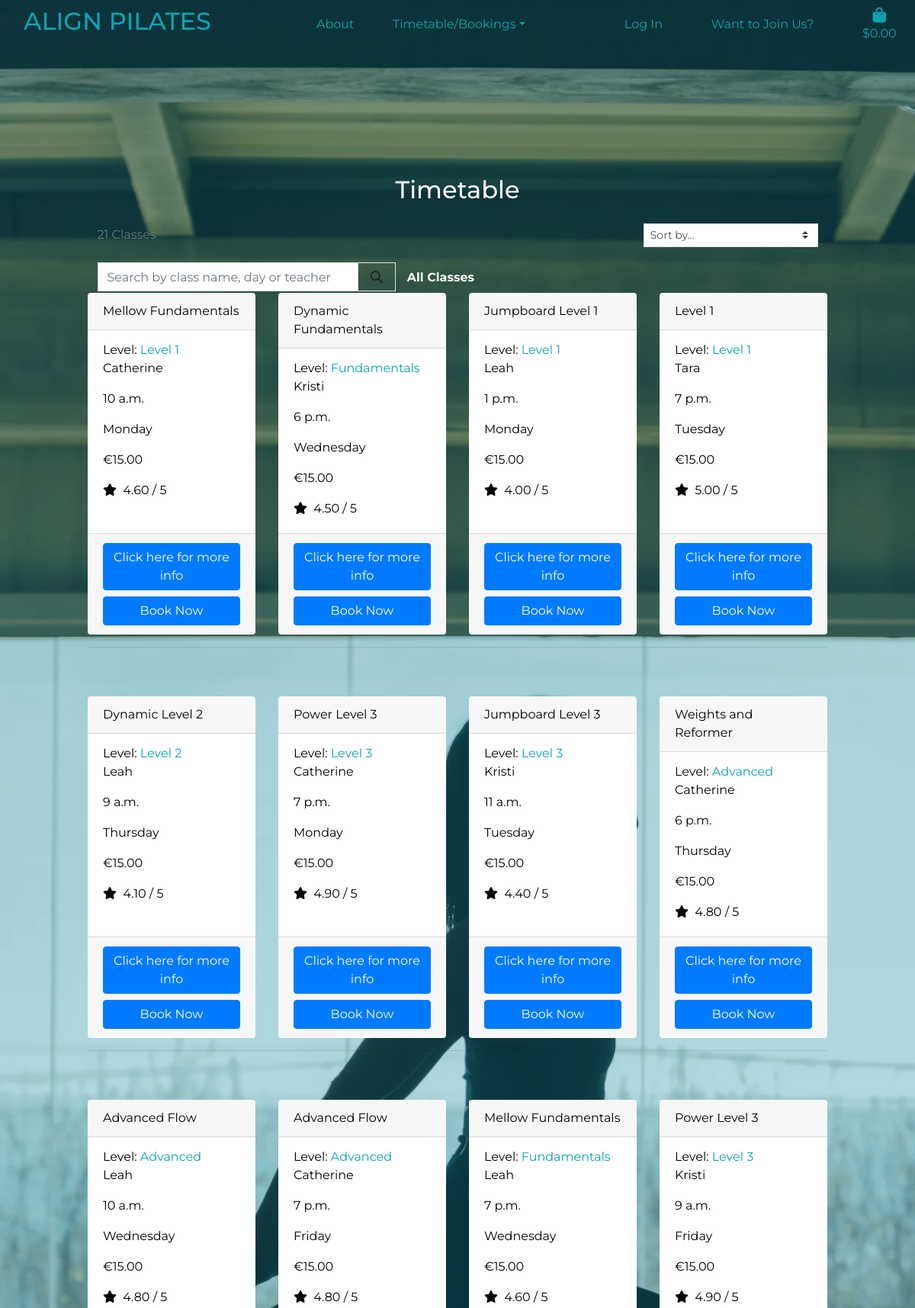
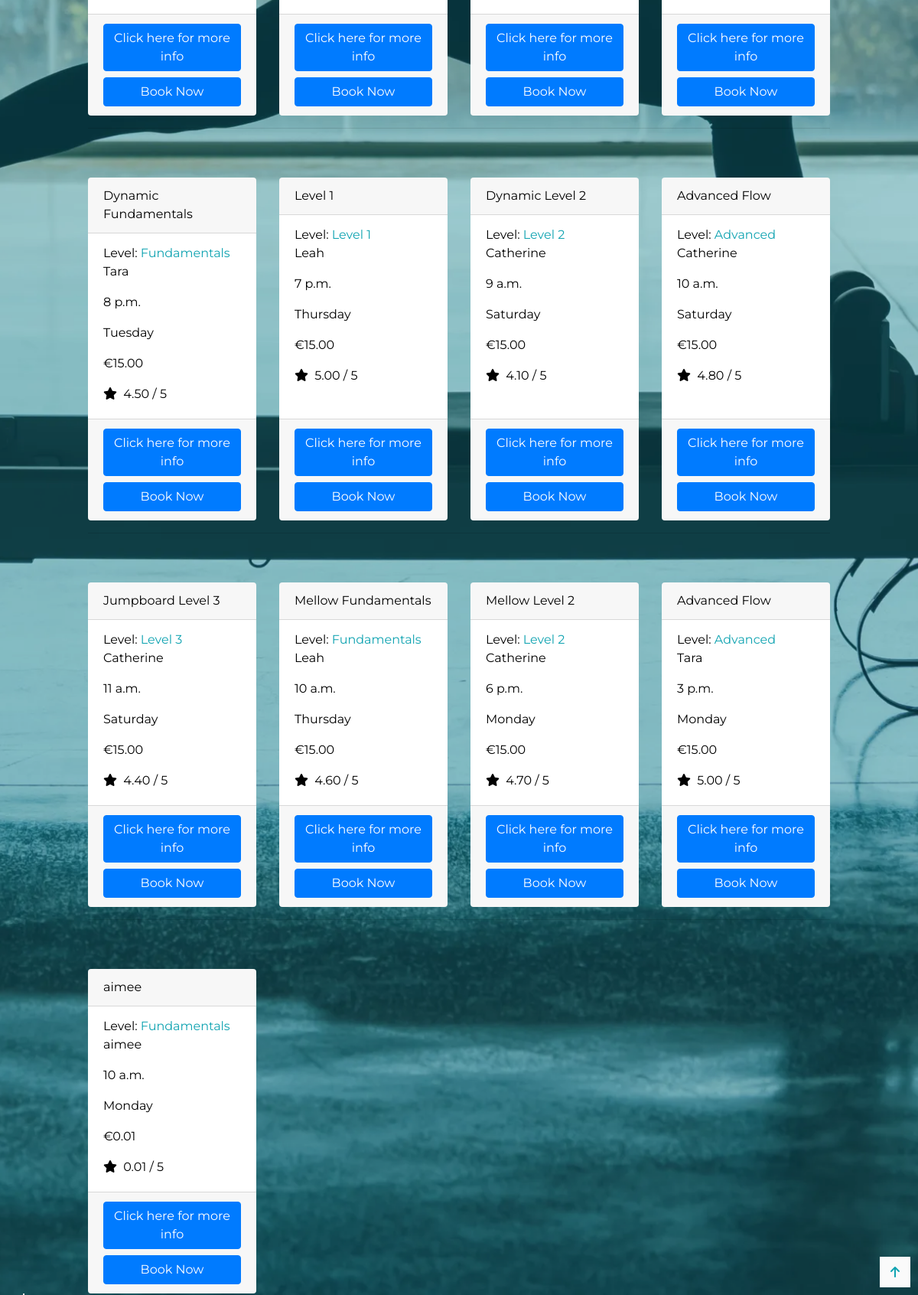
/classes/, run on the app's committed database (2 pictures, top to bottom).
### classes/models.py (models this page shows, shortened)
class Class_Type(models.Model):
    name = models.CharField(max_length=254)
    level = models.ForeignKey('Level', null=True, blank=True, on_delete=models.SET_NULL)
    description = models.TextField()
    teacher = models.CharField(max_length=254)
    cost = models.DecimalField(max_digits=4, decimal_places=2)
    time = models.TimeField()
    day = models.CharField(max_length=9)
    rating = models.DecimalField(max_digits=6, decimal_places=2, null=True, blank=True)
    day_number = models.IntegerField(default=1)

class Level(models.Model):
    name = models.CharField(max_length=254)
    friendly_name = models.CharField(max_length=254, null=True, blank=True)
    def __str__(self):
        return self.name

### classes/views.py (the view, shortened to what this page needs)
# urls.py: path('', views.all_classes, name='classes'),
def all_classes(request):
    class_types = Class_Type.objects.all()
    query = None
    levels = None
    direction = None
    sort = None
    current_sorting = f'{sort}_{direction}'
    context = {
        'class_types': class_types,
        'search_term': query,
        'current_levels': levels,
        'current_sorting': current_sorting,
    }
    return render(request, 'classes/classes.html', context )

### basket/contexts.py (called while the page is built, shortened)
def basket_contents(request):
    basket_items = []
    grand_total = 0
    class_count = 0
    cost = 15
    basket = request.session.get('basket', {})
    context = {
        'basket_items': basket_items,
        'grand_total': grand_total,
        'class_count': class_count,
    }
    return context

### classes/templates/classes/classes.html (shortened to what this page needs)
{% extends 'base.html' %}
{% load static %}
{% block page_header %}
    <div class="container header-container">
    </div>
{% endblock %}
{% block content %}
    <div class="overlay"></div>
    <div class="container class-list">
        <div class="row">
            <div class="col text-center mt-3">
               <h2>Timetable</h2>
            </div>
               <div class="row">
                <div class="col-10 offset-1">
                    <div class="row mt-1 mb-2">
                        <div class="col-12 col-md-6 my-auto order-md-last d-flex justify-content-center justify-content-md-end">
                            <div class="sort-select-wrapper w-50">
                                <select id="sort-selector" class="custom-select custom-select-sm rounded-0 border border-{% if current_sorting != 'None_None' %}info{% else %}black{% endif %}">
                                    <option value="reset" {% if current_sorting == 'None_None' %}selected{% endif %}>Sort by...</option>
                                </select>
                            </div>
                        </div>
                        <div class="col-12 col-md-6 order-md-first">
                            <p class="text-muted mt-3 text-center text-md-left">
                                {{ class_types|length }} Classes{% if search_term %} found for <strong>"{{ search_term }}"</strong>{% endif %}
                            </p>
                        </div>
                    </div>
               <div class="row">
                    <div class="col-8 col-lg-10 my-auto py-1 py-lg-0">
                        <form method="GET" action="{% url 'classes' %}">
                            <div class="input-group w-100">
                                <input class="form-control border border-black rounded-0" type="text" name="q" placeholder="Search by class name, day or teacher">
                                <div class="input-group-append">
                                    <button class="form-control btn btn-black border border-black rounded-0" type="submit">
                                        <span class="icon">
                                            <i class="fas fa-search"></i>
                                        </span>
                                    </button>
                                </div>
                        <div class="col-6 col-lg-6 my-auto py-1 py-lg-0">
                            <div class="navbar-collapse class-sort-navbar">
                                <ul class="navbar-nav w-auto mx-auto">
                                    <li class="nav-item dropdown">
                                        <a class="logo-font font-weight-bold nav-link text-black mr-5 class-sort-navbar" href="#" id="all-classes-link" data-toggle="dropdown" aria-haspopup="true" aria-expanded="false">
                                            All Classes</a>
                                    </li>
                                </ul>
                            </div>
                        </div>
                    </div>
                </form>
            </div>
        </div>
        </div>
        <div class="row">
            <div class="class-container col-10 offset-1">
                <div class="row">
                    {% for class in class_types %}
                    <div class="col-sm-6 col-md-6 col-lg-4 col-xl-3 class-cards">
                        <div class="card h-100 border-0">
                            <div class="card-header">{{ class.name }}</div>
                            <div class="card-body">
                                <p class="card-subtitle">Level: <a href="{% url 'classes' %}?level={{ class.level.name }}">{{ class.level }}</a></p>
                                <p class="card-text">{{ class.teacher }}</p>
                                <p class="card-text">{{ class.time }}</p>
                                <p class="card-text">{{ class.day }}</p>
                                <p class="card-text">€{{ class.cost }}</p>
                                {% if class.rating %}
                                <p class="card-text"><i class="fas fa-star mr-1"></i> {{ class.rating }} / 5</p>
                                {% else %}
                                <p class="card-text">No Rating</p>
                                {% endif %}
                            </div>
                            <div class="card-footer">
                                <a href="{% url 'class_type' class.id %}" class="btn btn-primary btn-block">Click here for more info</a>
                                <a href="#" class="btn btn-primary btn-block">Book Now</a>
                            </div>
                        </div>
                    </div>
                        {% if forloop.counter|divisibleby:4 %}
                            <div class="col-12 d-none d-xl-block mb-5">
                                <hr>
                            </div>
                        {% endif %}
                    {% endfor %}
                </div>
            </div>
        </div>
    </div>
    <div class="shadow-sm rounded-0 border border-black">
        <a class="d-flex back-to-top-button">
            <i class="fas fa-arrow-up mx-auto my-auto"></i>
        </a>
    </div>
{% endblock %}

### static/css/base.css (style rules this page uses)
html { height: 100%; }
body { background: url('/media/site-header.webp') no-repeat center center fixed; height: calc(100vh - 164px); background-size: cover; color: #fafafa; font-family: 'Montserrat'; }
.header-container { height: 164px; }
.class-list { padding-top: 50px; }
a { color: #0FA3B1; }
.class-sort-navbar { color: #fafafa !important; }
.class-cards { color: black !important; }
.overlay { height: 100%; width: 100%; top: 0; left: 0; position: fixed; background: #0FA3B1; opacity: 0.3; z-index: -1; }
.back-to-top-button { width: 40px; height: 40px; position: fixed; bottom: 10px; right: 10px; background-color: #fafafa; color: #0FA3B1; }
.icon { align-items: center; display: inline-flex; justify-content: center; height: 1.5rem; width: 1.5rem; }

### data on the page
Class_Type: name "Mellow Fundamentals", level "Level 1", teacher "Catherine", time "10 a.m.", day "Monday", cost "15.00", rating "4.60"
Class_Type: name "Dynamic Fundamentals", level "Fundamentals", teacher "Kristi", time "6 p.m.", day "Wednesday", cost "15.00", rating "4.50"
Class_Type: name "Jumpboard Level 1", level "Level 1", teacher "Leah", time "1 p.m.", day "Monday", cost "15.00", rating "4.00"
Class_Type: name "Level 1", level "Level 1", teacher "Tara", time "7 p.m.", day "Tuesday", cost "15.00", rating "5.00"
Class_Type: name "Dynamic Level 2", level "Level 2", teacher "Leah", time "9 a.m.", day "Thursday", cost "15.00", rating "4.10"
Class_Type: name "Power Level 3", level "Level 3", teacher "Catherine", time "7 p.m.", day "Monday", cost "15.00", rating "4.90"
Class_Type: name "Jumpboard Level 3", level "Level 3", teacher "Kristi", time "11 a.m.", day "Tuesday", cost "15.00", rating "4.40"
Class_Type: name "Weights and Reformer", level "Advanced", teacher "Catherine", time "6 p.m.", day "Thursday", cost "15.00", rating "4.80"
Class_Type: name "Advanced Flow", level "Advanced", teacher "Leah", time "10 a.m.", day "Wednesday", cost "15.00", rating "4.80"
Class_Type: name "Advanced Flow", level "Advanced", teacher "Catherine", time "7 p.m.", day "Friday", cost "15.00", rating "4.80"
Class_Type: name "Mellow Fundamentals", level "Fundamentals", teacher "Leah", time "7 p.m.", day "Wednesday", cost "15.00", rating "4.60"
Class_Type: name "Power Level 3", level "Level 3", teacher "Kristi", time "9 a.m.", day "Friday", cost "15.00", rating "4.90"
Class_Type: name "Dynamic Fundamentals", level "Fundamentals", teacher "Tara", time "8 p.m.", day "Tuesday", cost "15.00", rating "4.50"
Class_Type: name "Level 1", level "Level 1", teacher "Leah", time "7 p.m.", day "Thursday", cost "15.00", rating "5.00"
Class_Type: name "Dynamic Level 2", level "Level 2", teacher "Catherine", time "9 a.m.", day "Saturday", cost "15.00", rating "4.10"
Class_Type: name "Advanced Flow", level "Advanced", teacher "Catherine", time "10 a.m.", day "Saturday", cost "15.00", rating "4.80"
Class_Type: name "Jumpboard Level 3", level "Level 3", teacher "Catherine", time "11 a.m.", day "Saturday", cost "15.00", rating "4.40"
Class_Type: name "Mellow Fundamentals", level "Fundamentals", teacher "Leah", time "10 a.m.", day "Thursday", cost "15.00", rating "4.60"
Class_Type: name "Mellow Level 2", level "Level 2", teacher "Catherine", time "6 p.m.", day "Monday", cost "15.00", rating "4.70"
Class_Type: name "Advanced Flow", level "Advanced", teacher "Tara", time "3 p.m.", day "Monday", cost "15.00", rating "5.00"
Class_Type: name "aimee", level "Fundamentals", teacher "aimee", time "10 a.m.", day "Monday", cost "0.01", rating "0.01"

### other printed values
{{ class_types|length }} "21"
